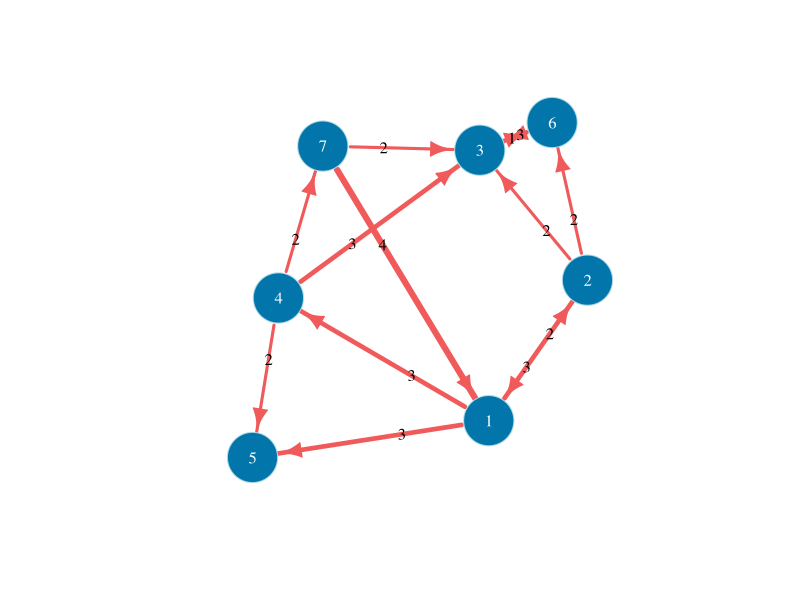

R code for this plot:
## ---- chunk 1
knitr::opts_chunk$set(echo = TRUE)
## ---- chunk 2
library(igraph)
## ---- chunk 3
set.seed(123)
# create graph 
g <- graph(edges=c(1,2,1,4,1,5,2,6,4,3,4,5,2,3,2,1,6,3,3,6,7,1,4,7,7,3), directed=TRUE)
V(g)$name <- c(1:7)


#random weights
E(g)$weight <- sample(1:4, ecount(g), replace=TRUE)

# save
#png("igraph_random_weights.png", width=3000, height=3000, res=500)

# plot
plot(g, edge.label=E(g)$weight, edge.arrow.size=1.2, layout=layout_with_kk(g,dim=2), edge.width= (E(g)$weight * 1.5),
vertex.color="#0276ab", vertex.size=30, vertex.frame.color= "lightblue", vertex.label.color="white", edge.label.color="black", edge.color="#f05a5b")

#dev.off()
## ---- chunk 4
# show adjacency matrix 
#print(get.adjacency(g, weights=E(g)$weight))
as_adjacency_matrix(g, attr="weight")
